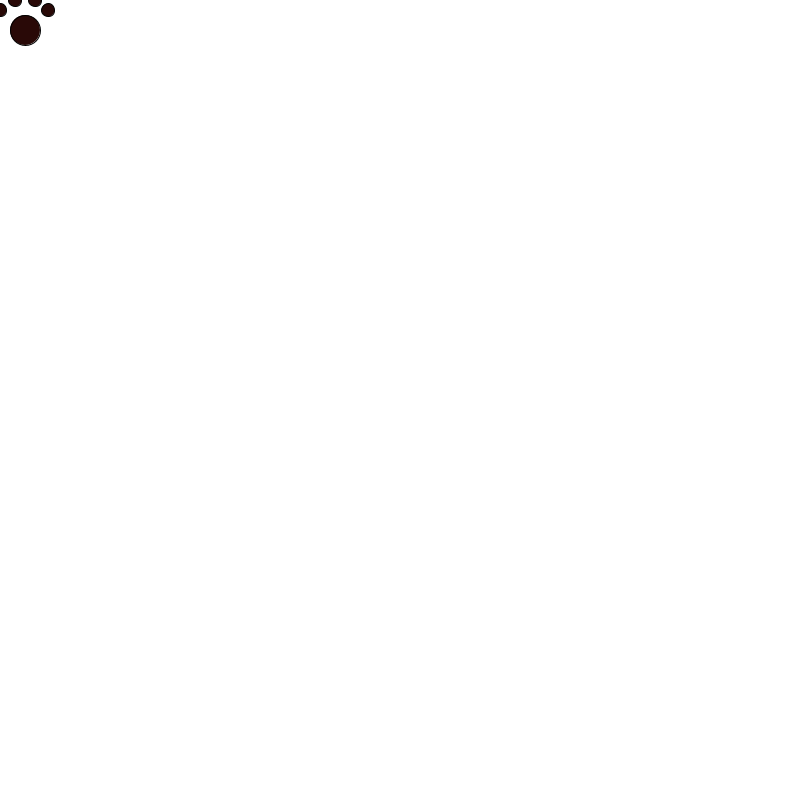
Frame 1 (no input)
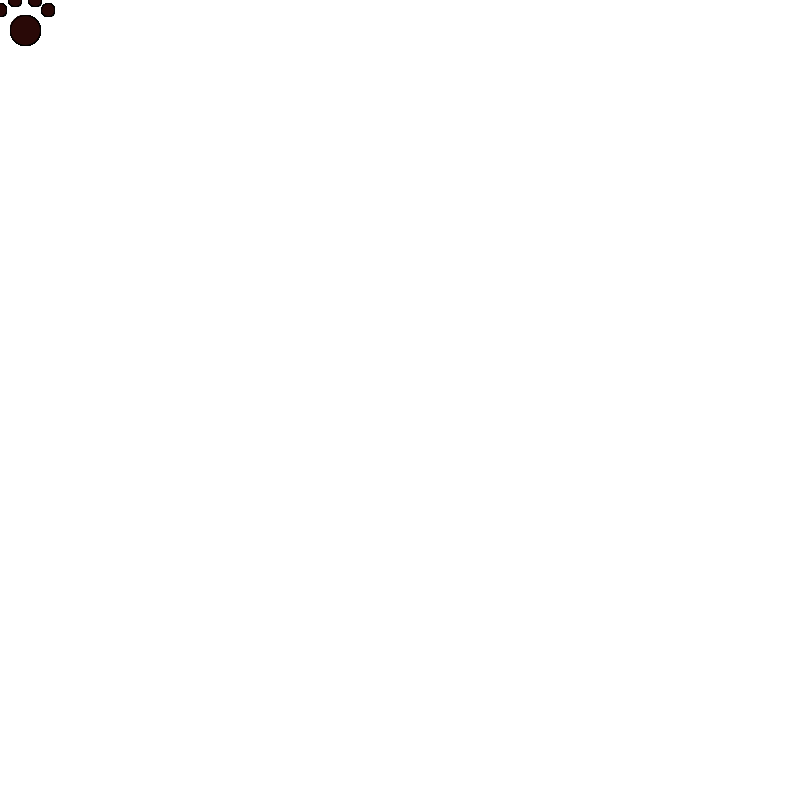
Frame 60 (the mouse pressed at the canvas centre just before this capture)
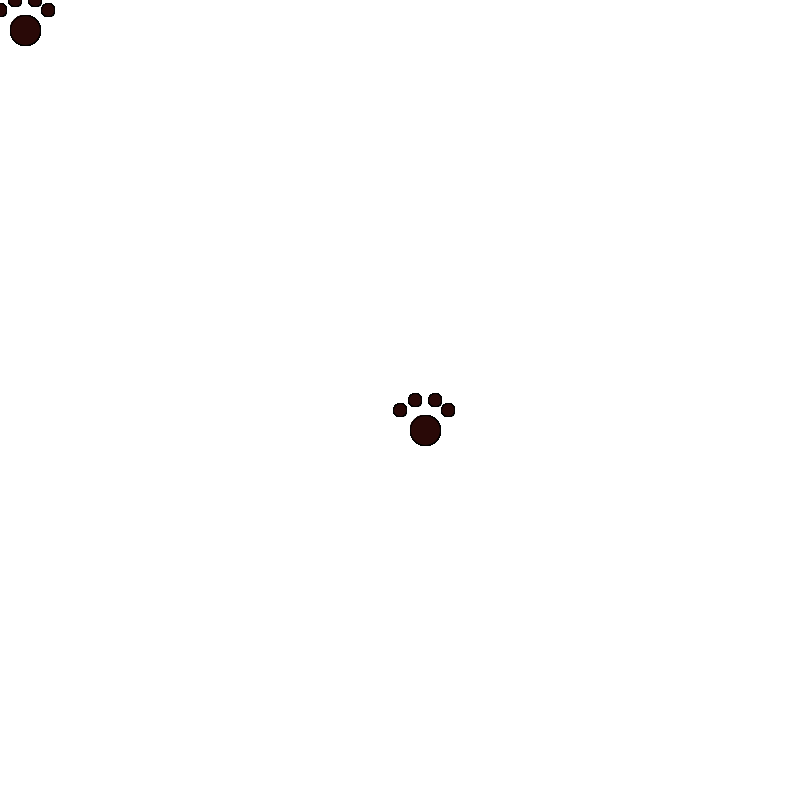
Frame 120 (the mouse held since frame 60 and released just before this capture)

The Processing sketch that drew these frames (run headless with seeded random() and noise(); from frame 60 on, the mouse is pressed at the canvas centre):

// Processing sketch: processing_89112
// ── processing_89112.pde

//background 

void setup(){
   size(800,800);
   background(300,300,300);
   
}


//Pawprints

void draw(){   

 
//mousepressed 
{
   if (mousePressed == true) 
       println("mouse was pressed");
   }  
  
  
{
   if (keyPressed == true) 
       println("key was pressed");
   }  
fill (41,9,7);
ellipse (mouseX,mouseY+10,13,13);
ellipse (mouseX +15 ,mouseY,13,13);
ellipse (mouseX +48 ,mouseY +10,13,13);
ellipse (mouseX +35 ,mouseY,13,13);
ellipse (mouseX + 25 ,mouseY + 30,30,30);
}

int xValue = 70;
float yValue = 30;
String myName = "Kaleigh";
